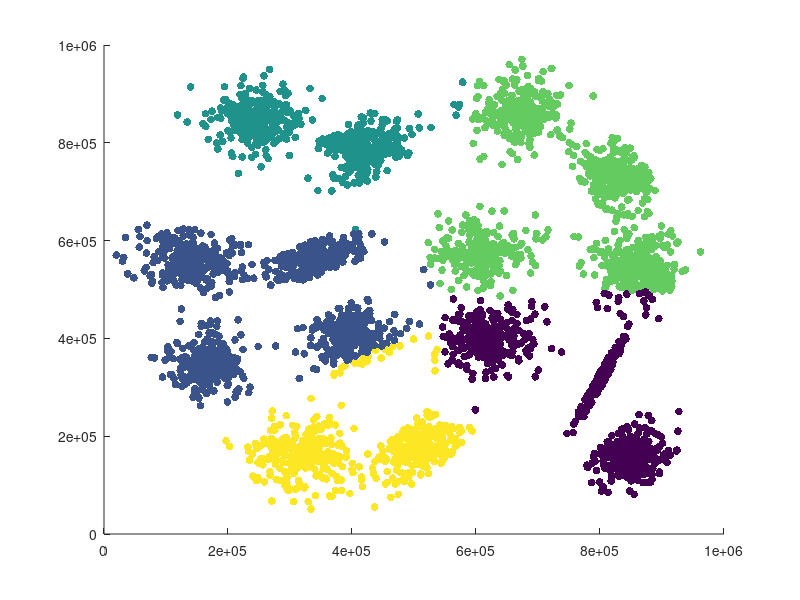

MATLAB code for this plot:
%{
===========================================================
===========================================================
Name: Andrew Loop-Perez
ID: 006198799
Course: CSE 516 Winter 2020
Assignment: Lab #5
===========================================================
===========================================================

Script file written using Octave
%}
1;

function centroids = initCentroids(X, K)
  centroids = zeros(K,size(X,2)); 
  % Randomly reorder the indices of examples
  randidx = randperm(size(X,1));
  % Take the first K examples as centroids
  centroids = X(randidx(1:K), :);
end 

% Calculate the distance between a data point and a centroid 
function d = distance(data_point, centroid)
  d = sqrt((centroid(1,1)-data_point(1,1))^2+(centroid(1,2)-data_point(1,2))^2);  
end 
  
function indices = reassignPoints(X, centroids)
  K = size(centroids, 1); % K = number of centroids
  indices = zeros(size(X,1), 1); % contines the index of the nearest centroid
  m = size(X,1); % number of data points
  
  for i=1:m
    % you code here
    data = X(i,:); % Current data point
    
    % Caluclate the distance between the current data point and the 
    % first centroid
   
    current_centroid = centroids(1, :);
    min_distance = distance(data, current_centroid);  
    index = 1;
    
    % Caluclate the distances between the current data point and the rest of 
    % the centroids. Place the index of the centroid that is closest to the 
    % current data point within indices.
  
  for j = 2:K
      current_centroid = centroids(j, :);
      new_distance = distance(data, current_centroid);
      
      if (min_distance > new_distance)
        min_distance = new_distance;
        index = j;
      end
    end 
  indices(i) = index;
 end  
end

function centroids = updateCentroids(X, idx, K)
  [m n] = size(X);
  centroids = zeros(K, n); 
  
  for i=1:K
    % you code here
    
    % Find the center of each cluster of points by calculing the average
    % x and y values in the cluster. Set the new coordinates of the cluster's
    % centroid equal to the caluclated center coordinates. 
    
    average_x = 0;
    average_y = 0;
    count = 0; % Number of data points within a particular cluster 
    
    for j = 1:m
      % Calculate the average x and y values for all of the data points 
      % within a cluster 
      if (idx(j) == i)
        average_x = average_x + X(j,1);
        average_y = average_y + X(j,2);
        count = count + 1;
      end 
    end
    
    average_x = average_x/count;
    average_y = average_y/count;
    
    % Set the new coordinates of the centroid
    centroids(i, 1) = average_x;
    centroids(i, 2) = average_y;
   end
end 

X = load("s1.dat");
epoch = 20;
K = 5;
centroids = initCentroids(X, K);

for i=1:epoch
  indices = reassignPoints(X, centroids);
  centroids = updateCentroids(X, indices, K);
end

scatter(X(:,1),X(:,2),32,indices,'filled')



